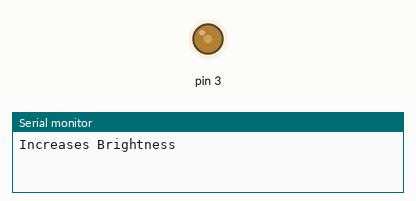
Recording of a sketch running on a simulated Arduino Uno, built with avr-gcc and run on an emulated ATmega328P. On the bench: output pins drawn as LEDs (lit = HIGH), the last lines printed to the serial monitor.

Above: at 0.05 s.
At 14.55 s:
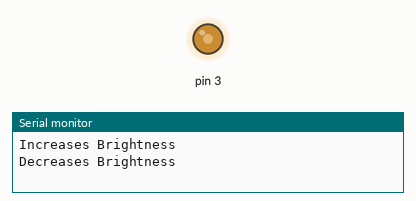
Timing chart, 0 to 26.0 s (numbered marks = the images above):
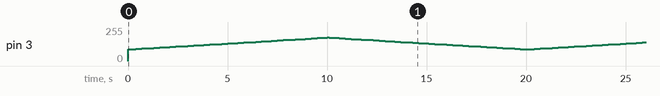

The sketch:

Unit_9_Light_Dimmer.ino
```cpp
#include <RBDdimmer.h>

int ZC = 2;
int PWM = 3;

dimmerLamp dimmer(PWM);

int i;
int brightness;

void setup()
{
  Serial.begin(9600);

  dimmer.begin(NORMAL_MODE, ON);
}

void loop()
{
  Serial.println("Increases Brightness");

  for(i = 0; i < 100; i++)
  {
    brightness = map(i, 1, 100, 35, 70);
    dimmer.setPower(brightness);
    delay(100);
  }

  Serial.println("Decreases Brightness");

  for(i = 100; i > 0; i--)
  {
    brightness = map(i, 1, 100, 35, 70);
    dimmer.setPower(brightness);
    delay(100);
  }
}
```
